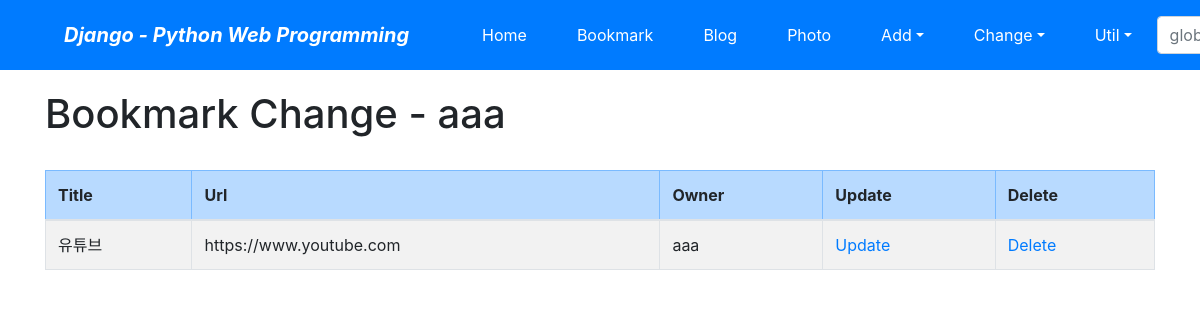
The app's page /bookmark/change/ (signed in) with its own data.
### bookmark/models.py (models this page shows, shortened)
class Bookmark(models.Model):
    title = models.CharField('TITLE', max_length=100, blank=True)
    url = models.URLField('URL', unique=True)
    owner = models.ForeignKey(User, on_delete=models.CASCADE, blank=True, null=True)

### bookmark/views.py (the view)
# urls.py: path('change/', views.BookmarkChangeLV.as_view(), name="change",),
class BookmarkChangeLV(LoginRequiredMixin, ListView):
    template_name = 'bookmark/bookmark_change_list.html'
    def get_queryset(self):
        return Bookmark.objects.filter(owner=self.request.user)

### templates/bookmark/bookmark_change_list.html (shortened to what this page needs)
{% extends "base.html" %}
{% block content %}
    <h1>Bookmark Change - {{user}}</h1>
    <br>
    <table class="table table-bordered table-condensed table-striped">
        <thead>
            <tr class="table-primary">
                <th>Title</th>
                <th>Url</th>
                <th>Owner</th>
                <th>Update</th>
                <th>Delete</th>
            </tr>
        </thead>
        <tbody>
            {% for item in object_list %}
            <tr>
                <td>{{ item.title }}</td>
                <td>{{ item.url }}</td>
                <td>{{ item.owner }}</td>
                <td><a href="{% url 'bookmark:update' item.id %}">Update</a></td>
                <td><a href="{% url 'bookmark:delete' item.id %}">Delete</a></td>
            </tr>
            {% endfor %}
        </tbody>
    </table>
{% endblock %}

### records on screen
Bookmark: title "유튜브", url "https://www.youtube.com", owner "aaa"

### other values on screen
{{ user }} "aaa"
